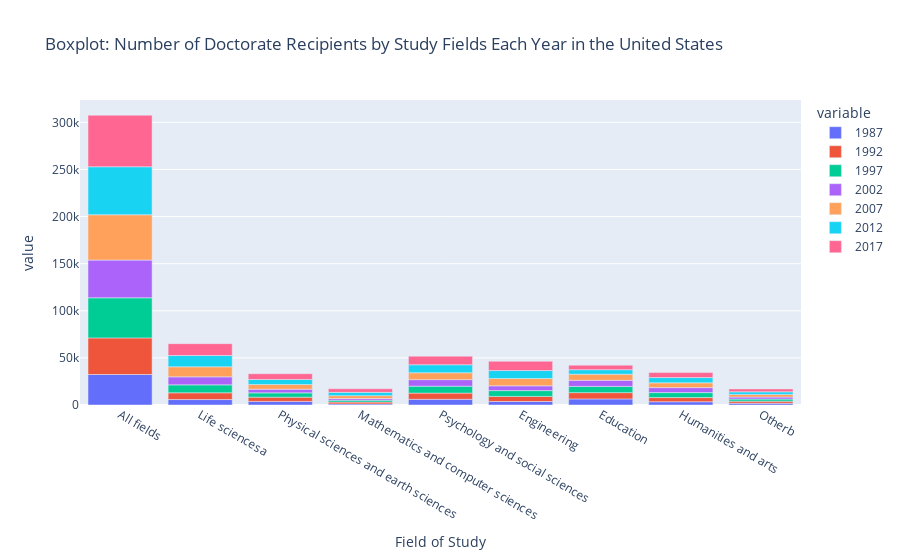

Notebook code for this chart:
### Code cell
#fig3 = px.line(df_17, x='Field of study and citizenship status', y=df_17[1:])
#fig3.show()
fig3 = px.bar(df_17, x='Field of Study', y=df_17.columns,title='Boxplot: Number of Doctorate Recipients by Study Fields Each Year in the United States')
fig3.show()
st.plotly_chart(fig3, use_container_width=True)

### Figure 1 — Plotly figure (JSON) as saved in the notebook; plotly's stock layout.template omitted (floating-point values rounded to 4 significant figures)
{"data": [{"alignmentgroup": "True", "hovertemplate": "variable=1987<br>Field of Study=%{x}<br>value=%{y}<extra></extra>", "legendgroup": "1987", "marker": {"color": "#636efa"}, "name": "1987", "offsetgroup": "1987", "orientation": "v", "showlegend": true, "textposition": "auto", "type": "bar", "x": ["All fields", "Life sciencesa", "Physical sciences and earth sciences", "Mathematics and computer sciences", "Psychology and social sciences", "Engineering", "Education", "Humanities and arts", "Otherb"], "xaxis": "x", "y": [32365, 5783, 3811, 1189, 6063, 3712, 6453, 3478, 1876], "yaxis": "y"}, {"alignmentgroup": "True", "hovertemplate": "variable=1992<br>Field of Study=%{x}<br>value=%{y}<extra></extra>", "legendgroup": "1992", "marker": {"color": "#EF553B"}, "name": "1992", "offsetgroup": "1992", "orientation": "v", "showlegend": true, "textposition": "auto", "type": "bar", "x": ["All fields", "Life sciencesa", "Physical sciences and earth sciences", "Mathematics and computer sciences", "Psychology and social sciences", "Engineering", "Education", "Humanities and arts", "Otherb"], "xaxis": "x", "y": [38886, 7172, 4517, 1927, 6562, 5438, 6677, 4387, 2206], "yaxis": "y"}, {"alignmentgroup": "True", "hovertemplate": "variable=1997<br>Field of Study=%{x}<br>value=%{y}<extra></extra>", "legendgroup": "1997", "marker": {"color": "#00cc96"}, "name": "1997", "offsetgroup": "1997", "orientation": "v", "showlegend": true, "textposition": "auto", "type": "bar", "x": ["All fields", "Life sciencesa", "Physical sciences and earth sciences", "Mathematics and computer sciences", "Psychology and social sciences", "Engineering", "Education", "Humanities and arts", "Otherb"], "xaxis": "x", "y": [42539, 8421, 4550, 2032, 7369, 6114, 6577, 5285, 2191], "yaxis": "y"}, {"alignmentgroup": "True", "hovertemplate": "variable=2002<br>Field of Study=%{x}<br>value=%{y}<extra></extra>", "legendgroup": "2002", "marker": {"color": "#ab63fa"}, "name": "2002", "offsetgroup": "2002", "orientation": "v", "showlegend": true, "textposition": "auto", "type": "bar", "x": ["All fields", "Life sciencesa", "Physical sciences and earth sciences", "Mathematics and computer sciences", "Psychology and social sciences", "Engineering", "Education", "Humanities and arts", "Otherb"], "xaxis": "x", "y": [40031, 8478, 3875, 1729, 6925, 5081, 6508, 5297, 2138], "yaxis": "y"}, {"alignmentgroup": "True", "hovertemplate": "variable=2007<br>Field of Study=%{x}<br>value=%{y}<extra></extra>", "legendgroup": "2007", "marker": {"color": "#FFA15A"}, "name": "2007", "offsetgroup": "2007", "orientation": "v", "showlegend": true, "textposition": "auto", "type": "bar", "x": ["All fields", "Life sciencesa", "Physical sciences and earth sciences", "Mathematics and computer sciences", "Psychology and social sciences", "Engineering", "Education", "Humanities and arts", "Otherb"], "xaxis": "x", "y": [48132, 10702, 4956, 3042, 7309, 7749, 6448, 5085, 2841], "yaxis": "y"}, {"alignmentgroup": "True", "hovertemplate": "variable=2012<br>Field of Study=%{x}<br>value=%{y}<extra></extra>", "legendgroup": "2012", "marker": {"color": "#19d3f3"}, "name": "2012", "offsetgroup": "2012", "orientation": "v", "showlegend": true, "textposition": "auto", "type": "bar", "x": ["All fields", "Life sciencesa", "Physical sciences and earth sciences", "Mathematics and computer sciences", "Psychology and social sciences", "Engineering", "Education", "Humanities and arts", "Otherb"], "xaxis": "x", "y": [50944, 11964, 5419, 3496, 8498, 8469, 4803, 5561, 2734], "yaxis": "y"}, {"alignmentgroup": "True", "hovertemplate": "variable=2017<br>Field of Study=%{x}<br>value=%{y}<extra></extra>", "legendgroup": "2017", "marker": {"color": "#FF6692"}, "name": "2017", "offsetgroup": "2017", "orientation": "v", "showlegend": true, "textposition": "auto", "type": "bar", "x": ["All fields", "Life sciencesa", "Physical sciences and earth sciences", "Mathematics and computer sciences", "Psychology and social sciences", "Engineering", "Education", "Humanities and arts", "Otherb"], "xaxis": "x", "y": [54664, 12592, 6081, 3843, 9079, 9843, 4823, 5290, 3113], "yaxis": "y"}], "layout": {"barmode": "relative", "legend": {"title": {"text": "variable"}, "tracegroupgap": 0}, "title": {"text": "Boxplot: Number of Doctorate Recipients by Study Fields Each Year in the United States"}, "xaxis": {"anchor": "y", "domain": [0, 1], "title": {"text": "Field of Study"}}, "yaxis": {"anchor": "x", "domain": [0, 1], "title": {"text": "value"}}}}
